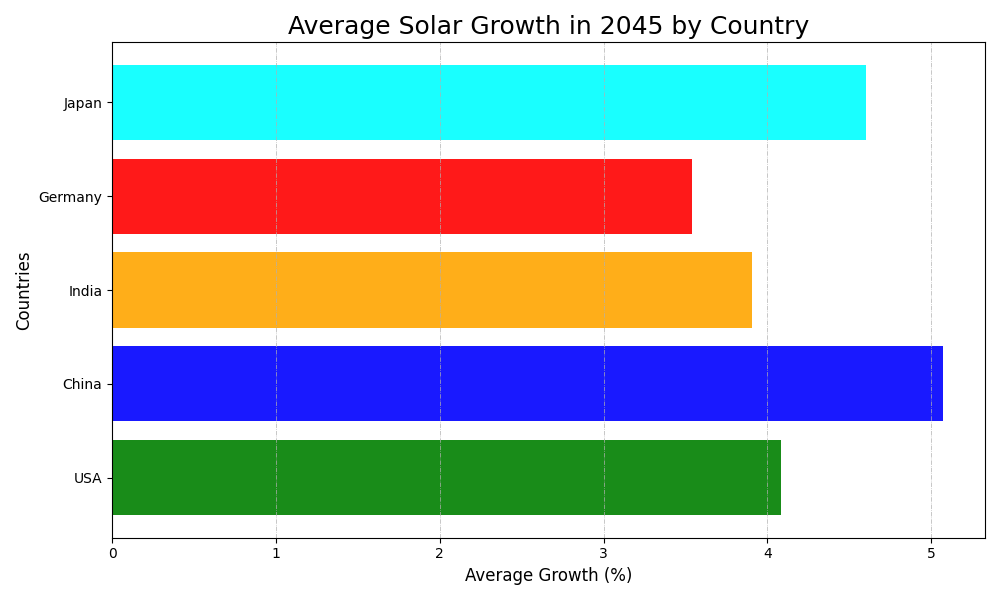

Write the Python code that produced this figure.
import matplotlib.pyplot as plt
import numpy as np

# Average growth percentages for different countries
average_growth = {
    'USA': np.mean([3.1, 2.8, 3.6, 4.0, 5.2, 3.8, 4.1, 4.7, 5.0, 4.5, 3.9, 4.3]),
    'China': np.mean([4.5, 4.2, 4.8, 5.0, 5.3, 4.9, 5.1, 5.4, 5.7, 5.8, 5.2, 5.0]),
    'India': np.mean([3.5, 3.6, 3.8, 4.1, 3.9, 4.0, 3.7, 4.2, 4.5, 4.3, 3.4, 3.9]),
    'Germany': np.mean([2.8, 2.9, 3.1, 3.3, 4.0, 3.5, 3.8, 3.6, 3.7, 3.9, 4.1, 3.8]),
    'Japan': np.mean([4.2, 4.1, 4.3, 4.6, 4.9, 4.8, 5.0, 4.5, 5.1, 4.8, 4.2, 4.7])
}

countries = list(average_growth.keys())
growth_values = list(average_growth.values())

fig, ax = plt.subplots(figsize=(10, 6))

# Manually shuffled colors for each country
colors = ['green', 'blue', 'orange', 'red', 'cyan']

# Creating a horizontal bar chart
ax.barh(countries, growth_values, color=colors, alpha=0.9)

ax.set_title('Average Solar Growth in 2045 by Country', fontsize=18, fontweight='regular')
ax.set_xlabel('Average Growth (%)', fontsize=12)
ax.set_ylabel('Countries', fontsize=12)

ax.grid(visible=True, linestyle='-.', linewidth=0.5, axis='x')

plt.tight_layout()
plt.show()
